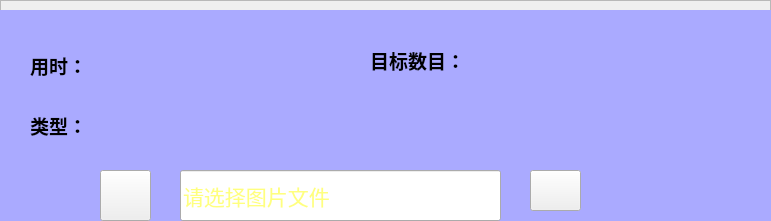
    <widget class="QFrame" name="frame_3">
     <property name="geometry">
      <rect>
       <x>10</x>
       <y>480</y>
       <width>771</width>
       <height>221</height>
      </rect>
     </property>
     <property name="frameShape">
      <enum>QFrame::StyledPanel</enum>
     </property>
     <property name="frameShadow">
      <enum>QFrame::Raised</enum>
     </property>
     <widget class="QGroupBox" name="groupBox_3">
      <property name="geometry">
       <rect>
        <x>0</x>
        <y>10</y>
        <width>771</width>
        <height>221</height>
       </rect>
      </property>
      <property name="font">
       <font>
        <family>华文楷体</family>
        <pointsize>16</pointsize>
       </font>
      </property>
      <property name="title">
       <string>检测结果与位置信息</string>
      </property>
      <widget class="QTableWidget" name="tableWidget">
       <property name="geometry">
        <rect>
         <x>10</x>
         <y>30</y>
         <width>751</width>
         <height>181</height>
        </rect>
       </property>
       <property name="font">
        <font>
         <family>华文楷体</family>
         <pointsize>14</pointsize>
        </font>
       </property>
       <column>
        <property name="text">
         <string>序号</string>
        </property>
       </column>
       <column>
        <property name="text">
         <string>文件路径</string>
        </property>
       </column>
       <column>
        <property name="text">
         <string>类别</string>
        </property>
       </column>
       <column>
        <property name="text">
         <string>置信度</string>
        </property>
       </column>
       <column>
        <property name="text">
         <string>坐标位置</string>
        </property>
       </column>
      </widget>
      <widget class="QGroupBox" name="groupBox_4">
       <property name="geometry">
        <rect>
         <x>200</x>
         <y>100</y>
         <width>431</width>
         <height>81</height>
        </rect>
       </property>
       <property name="font">
        <font>
         <family>华文楷体</family>
         <pointsize>16</pointsize>
        </font>
       </property>
       <property name="title">
        <string>操作</string>
       </property>
       <widget class="QPushButton" name="SaveBtn">
        <property name="geometry">
         <rect>
          <x>30</x>
          <y>20</y>
          <width>151</width>
          <height>51</height>
         </rect>
        </property>
        <property name="text">
         <string>保存</string>
        </property>
        <property name="icon">
         <iconset resource="ui_sources.qrc">
          <normaloff>:/icons/ui_imgs/icons/保存.png</normaloff>:/icons/ui_imgs/icons/保存.png</iconset>
        </property>
        <property name="iconSize">
         <size>
          <width>30</width>
          <height>30</height>
         </size>
        </property>
       </widget>
       <widget class="QPushButton" name="ExitBtn">
        <property name="geometry">
         <rect>
          <x>250</x>
          <y>20</y>
          <width>151</width>
          <height>51</height>
         </rect>
        </property>
        <property name="text">
         <string>退出</string>
        </property>
        <property name="icon">
         <iconset resource="ui_sources.qrc">
          <normaloff>:/icons/ui_imgs/icons/退出.png</normaloff>:/icons/ui_imgs/icons/退出.png</iconset>
        </property>
        <property name="iconSize">
         <size>
          <width>30</width>
          <height>30</height>
         </size>
        </property>
       </widget>
      </widget>
      <widget class="QLabel" name="label_31">
       <property name="geometry">
        <rect>
         <x>0</x>
         <y>-10</y>
         <width>771</width>
         <height>221</height>
        </rect>
       </property>
       <property name="styleSheet">
        <string notr="true">background-color: rgb(170, 170, 255);</string>
       </property>
       <property name="text">
        <string/>
       </property>
      </widget>
      <widget class="QWidget" name="layoutWidget_2">
       <property name="geometry">
        <rect>
         <x>30</x>
         <y>30</y>
         <width>261</width>
         <height>51</height>
        </rect>
       </property>
       <layout class="QHBoxLayout" name="horizontalLayout_7">
        <item>
         <widget class="QLabel" name="label_10">
          <property name="styleSheet">
           <string notr="true">background-color: rgb(170, 170, 255);</string>
          </property>
          <property name="text">
           <string>&lt;html&gt;&lt;head/&gt;&lt;body&gt;&lt;p&gt;&lt;span style=&quot; font-size:14pt; font-weight:600;&quot;&gt;用时：&lt;/span&gt;&lt;/p&gt;&lt;/body&gt;&lt;/html&gt;</string>
          </property>
         </widget>
        </item>
        <item>
         <widget class="QLabel" name="time_lb">
          <property name="palette">
           <palette>
            <active>
             <colorrole role="WindowText">
              <brush brushstyle="SolidPattern">
               <color alpha="255">
                <red>255</red>
                <green>0</green>
                <blue>0</blue>
               </color>
              </brush>
             </colorrole>
             <colorrole role="Button">
              <brush brushstyle="SolidPattern">
               <color alpha="255">
                <red>170</red>
                <green>170</green>
                <blue>255</blue>
               </color>
              </brush>
             </colorrole>
             <colorrole role="Text">
              <brush brushstyle="SolidPattern">
               <color alpha="255">
                <red>0</red>
                <green>0</green>
                <blue>0</blue>
               </color>
              </brush>
             </colorrole>
             <colorrole role="Base">
              <brush brushstyle="SolidPattern">
               <color alpha="255">
                <red>170</red>
                <green>170</green>
                <blue>255</blue>
               </color>
              </brush>
             </colorrole>
             <colorrole role="Window">
              <brush brushstyle="SolidPattern">
               <color alpha="255">
                <red>170</red>
                <green>170</green>
                <blue>255</blue>
               </color>
              </brush>
             </colorrole>
             <colorrole role="PlaceholderText">
              <brush brushstyle="SolidPattern">
               <color alpha="128">
                <red>255</red>
                <green>0</green>
                <blue>0</blue>
               </color>
              </brush>
             </colorrole>
            </active>
            <inactive>
             <colorrole role="WindowText">
              <brush brushstyle="SolidPattern">
               <color alpha="255">
                <red>255</red>
                <green>0</green>
                <blue>0</blue>
               </color>
              </brush>
             </colorrole>
             <colorrole role="Button">
              <brush brushstyle="SolidPattern">
               <color alpha="255">
                <red>170</red>
                <green>170</green>
                <blue>255</blue>
               </color>
              </brush>
             </colorrole>
             <colorrole role="Text">
              <brush brushstyle="SolidPattern">
               <color alpha="255">
                <red>0</red>
                <green>0</green>
                <blue>0</blue>
               </color>
              </brush>
             </colorrole>
             <colorrole role="Base">
              <brush brushstyle="SolidPattern">
               <color alpha="255">
                <red>170</red>
                <green>170</green>
                <blue>255</blue>
               </color>
              </brush>
             </colorrole>
             <colorrole role="Window">
              <brush brushstyle="SolidPattern">
               <color alpha="255">
                <red>170</red>
                <green>170</green>
                <blue>255</blue>
               </color>
              </brush>
             </colorrole>
             <colorrole role="PlaceholderText">
              <brush brushstyle="SolidPattern">
               <color alpha="128">
                <red>255</red>
                <green>0</green>
                <blue>0</blue>
               </color>
              </brush>
             </colorrole>
            </inactive>
            <disabled>
             <colorrole role="WindowText">
              <brush brushstyle="SolidPattern">
               <color alpha="255">
                <red>120</red>
                <green>120</green>
                <blue>120</blue>
               </color>
              </brush>
             </colorrole>
             <colorrole role="Button">
              <brush brushstyle="SolidPattern">
               <color alpha="255">
                <red>170</red>
                <green>170</green>
                <blue>255</blue>
               </color>
              </brush>
             </colorrole>
             <colorrole role="Text">
              <brush brushstyle="SolidPattern">
               <color alpha="255">
                <red>120</red>
                <green>120</green>
                <blue>120</blue>
               </color>
              </brush>
             </colorrole>
             <colorrole role="Base">
              <brush brushstyle="SolidPattern">
               <color alpha="255">
                <red>170</red>
                <green>170</green>
                <blue>255</blue>
               </color>
              </brush>
             </colorrole>
             <colorrole role="Window">
              <brush brushstyle="SolidPattern">
               <color alpha="255">
                <red>170</red>
                <green>170</green>
                <blue>255</blue>
               </color>
              </brush>
             </colorrole>
             <colorrole role="PlaceholderText">
              <brush brushstyle="SolidPattern">
               <color alpha="128">
                <red>0</red>
                <green>0</green>
                <blue>0</blue>
               </color>
              </brush>
             </colorrole>
            </disabled>
           </palette>
          </property>
          <property name="font">
           <font>
            <family>Arial</family>
            <pointsize>16</pointsize>
            <weight>75</weight>
            <bold>true</bold>
           </font>
          </property>
          <property name="styleSheet">
           <string notr="true">background-color: rgb(170, 170, 255);</string>
          </property>
          <property name="text">
           <string/>
          </property>
         </widget>
        </item>
       </layout>
       <zorder>time_lb</zorder>
       <zorder>label_10</zorder>
      </widget>
      <widget class="QWidget" name="layoutWidget">
       <property name="geometry">
        <rect>
         <x>370</x>
         <y>30</y>
         <width>311</width>
         <height>41</height>
        </rect>
       </property>
       <layout class="QHBoxLayout" name="horizontalLayout_5">
        <item>
         <widget class="QLabel" name="label">
          <property name="styleSheet">
           <string notr="true">background-color: rgb(170, 170, 255);</string>
          </property>
          <property name="text">
           <string>&lt;html&gt;&lt;head/&gt;&lt;body&gt;&lt;p&gt;&lt;span style=&quot; font-size:14pt; font-weight:600;&quot;&gt;目标数目：&lt;/span&gt;&lt;/p&gt;&lt;/body&gt;&lt;/html&gt;</string>
          </property>
         </widget>
        </item>
        <item>
         <widget class="QLabel" name="label_nums">
          <property name="palette">
           <palette>
            <active>
             <colorrole role="WindowText">
              <brush brushstyle="SolidPattern">
               <color alpha="255">
                <red>255</red>
                <green>0</green>
                <blue>0</blue>
               </color>
              </brush>
             </colorrole>
             <colorrole role="Button">
              <brush brushstyle="SolidPattern">
               <color alpha="255">
                <red>170</red>
                <green>170</green>
                <blue>255</blue>
               </color>
              </brush>
             </colorrole>
             <colorrole role="Text">
              <brush brushstyle="SolidPattern">
               <color alpha="255">
                <red>0</red>
                <green>0</green>
                <blue>0</blue>
               </color>
              </brush>
             </colorrole>
             <colorrole role="Base">
              <brush brushstyle="SolidPattern">
               <color alpha="255">
                <red>170</red>
                <green>170</green>
                <blue>255</blue>
               </color>
              </brush>
             </colorrole>
             <colorrole role="Window">
              <brush brushstyle="SolidPattern">
               <color alpha="255">
                <red>170</red>
                <green>170</green>
                <blue>255</blue>
               </color>
              </brush>
             </colorrole>
             <colorrole role="PlaceholderText">
              <brush brushstyle="SolidPattern">
               <color alpha="128">
                <red>255</red>
                <green>0</green>
                <blue>0</blue>
               </color>
              </brush>
             </colorrole>
            </active>
            <inactive>
             <colorrole role="WindowText">
              <brush brushstyle="SolidPattern">
               <color alpha="255">
                <red>255</red>
                <green>0</green>
                <blue>0</blue>
               </color>
              </brush>
             </colorrole>
             <colorrole role="Button">
              <brush brushstyle="SolidPattern">
               <color alpha="255">
                <red>170</red>
                <green>170</green>
                <blue>255</blue>
               </color>
              </brush>
             </colorrole>
             <colorrole role="Text">
              <brush brushstyle="SolidPattern">
               <color alpha="255">
                <red>0</red>
                <green>0</green>
                <blue>0</blue>
               </color>
              </brush>
             </colorrole>
             <colorrole role="Base">
              <brush brushstyle="SolidPattern">
               <color alpha="255">
                <red>170</red>
                <green>170</green>
                <blue>255</blue>
               </color>
              </brush>
             </colorrole>
             <colorrole role="Window">
              <brush brushstyle="SolidPattern">
               <color alpha="255">
                <red>170</red>
                <green>170</green>
                <blue>255</blue>
               </color>
              </brush>
             </colorrole>
             <colorrole role="PlaceholderText">
              <brush brushstyle="SolidPattern">
               <color alpha="128">
                <red>255</red>
                <green>0</green>
                <blue>0</blue>
               </color>
              </brush>
             </colorrole>
            </inactive>
            <disabled>
             <colorrole role="WindowText">
              <brush brushstyle="SolidPattern">
               <color alpha="255">
                <red>120</red>
                <green>120</green>
                <blue>120</blue>
               </color>
              </brush>
             </colorrole>
             <colorrole role="Button">
              <brush brushstyle="SolidPattern">
               <color alpha="255">
                <red>170</red>
                <green>170</green>
                <blue>255</blue>
               </color>
              </brush>
             </colorrole>
             <colorrole role="Text">
              <brush brushstyle="SolidPattern">
               <color alpha="255">
                <red>120</red>
                <green>120</green>
                <blue>120</blue>
               </color>
              </brush>
             </colorrole>
             <colorrole role="Base">
              <brush brushstyle="SolidPattern">
               <color alpha="255">
                <red>170</red>
                <green>170</green>
                <blue>255</blue>
               </color>
              </brush>
             </colorrole>
             <colorrole role="Window">
              <brush brushstyle="SolidPattern">
               <color alpha="255">
                <red>170</red>
                <green>170</green>
                <blue>255</blue>
               </color>
              </brush>
             </colorrole>
             <colorrole role="PlaceholderText">
              <brush brushstyle="SolidPattern">
               <color alpha="128">
                <red>0</red>
                <green>0</green>
                <blue>0</blue>
               </color>
              </brush>
             </colorrole>
            </disabled>
           </palette>
          </property>
          <property name="font">
           <font>
            <family>Arial</family>
            <pointsize>16</pointsize>
            <weight>75</weight>
            <bold>true</bold>
           </font>
          </property>
          <property name="styleSheet">
           <string notr="true">background-color: rgb(170, 170, 255);</string>
          </property>
          <property name="text">
           <string/>
          </property>
         </widget>
        </item>
       </layout>
       <zorder>label_nums</zorder>
       <zorder>label</zorder>
      </widget>
      <widget class="QWidget" name="layoutWidget_3">
       <property name="geometry">
        <rect>
         <x>30</x>
         <y>90</y>
         <width>261</width>
         <height>51</height>
        </rect>
       </property>
       <layout class="QHBoxLayout" name="horizontalLayout_9">
        <item>
         <widget class="QLabel" name="label_13">
          <property name="maximumSize">
           <size>
            <width>60</width>
            <height>16777215</height>
           </size>
          </property>
          <property name="styleSheet">
           <string notr="true">background-color: rgb(170, 170, 255);</string>
          </property>
          <property name="text">
           <string>&lt;html&gt;&lt;head/&gt;&lt;body&gt;&lt;p&gt;&lt;span style=&quot; font-size:14pt; font-weight:600;&quot;&gt;类型：&lt;/span&gt;&lt;/p&gt;&lt;/body&gt;&lt;/html&gt;</string>
          </property>
         </widget>
        </item>
        <item>
         <widget class="QLabel" name="type_lb">
          <property name="palette">
           <palette>
            <active>
             <colorrole role="WindowText">
              <brush brushstyle="SolidPattern">
               <color alpha="255">
                <red>255</red>
                <green>0</green>
                <blue>0</blue>
               </color>
              </brush>
             </colorrole>
             <colorrole role="Button">
              <brush brushstyle="SolidPattern">
               <color alpha="255">
                <red>170</red>
                <green>170</green>
                <blue>255</blue>
               </color>
              </brush>
             </colorrole>
             <colorrole role="Base">
              <brush brushstyle="SolidPattern">
               <color alpha="255">
                <red>170</red>
                <green>170</green>
                <blue>255</blue>
               </color>
              </brush>
             </colorrole>
             <colorrole role="Window">
              <brush brushstyle="SolidPattern">
               <color alpha="255">
                <red>170</red>
                <green>170</green>
                <blue>255</blue>
               </color>
              </brush>
             </colorrole>
            </active>
            <inactive>
             <colorrole role="WindowText">
              <brush brushstyle="SolidPattern">
               <color alpha="255">
                <red>255</red>
                <green>0</green>
                <blue>0</blue>
               </color>
              </brush>
             </colorrole>
             <colorrole role="Button">
              <brush brushstyle="SolidPattern">
               <color alpha="255">
                <red>170</red>
                <green>170</green>
                <blue>255</blue>
               </color>
              </brush>
             </colorrole>
             <colorrole role="Base">
              <brush brushstyle="SolidPattern">
               <color alpha="255">
                <red>170</red>
                <green>170</green>
                <blue>255</blue>
               </color>
              </brush>
             </colorrole>
             <colorrole role="Window">
              <brush brushstyle="SolidPattern">
               <color alpha="255">
                <red>170</red>
                <green>170</green>
                <blue>255</blue>
               </color>
              </brush>
             </colorrole>
            </inactive>
            <disabled>
             <colorrole role="WindowText">
              <brush brushstyle="SolidPattern">
               <color alpha="255">
                <red>120</red>
                <green>120</green>
                <blue>120</blue>
               </color>
              </brush>
             </colorrole>
             <colorrole role="Button">
              <brush brushstyle="SolidPattern">
               <color alpha="255">
                <red>170</red>
                <green>170</green>
                <blue>255</blue>
               </color>
              </brush>
             </colorrole>
             <colorrole role="Base">
              <brush brushstyle="SolidPattern">
               <color alpha="255">
                <red>170</red>
                <green>170</green>
                <blue>255</blue>
               </color>
              </brush>
             </colorrole>
             <colorrole role="Window">
              <brush brushstyle="SolidPattern">
               <color alpha="255">
                <red>170</red>
                <green>170</green>
                <blue>255</blue>
               </color>
              </brush>
             </colorrole>
            </disabled>
           </palette>
          </property>
          <property name="font">
           <font>
            <family>Arial</family>
            <pointsize>16</pointsize>
            <weight>75</weight>
            <bold>true</bold>
           </font>
          </property>
          <property name="styleSheet">
           <string notr="true">background-color: rgb(170, 170, 255);</string>
          </property>
          <property name="text">
           <string/>
          </property>
         </widget>
        </item>
       </layout>
       <zorder>type_lb</zorder>
       <zorder>label_13</zorder>
      </widget>
      <widget class="QPushButton" name="PicBtn">
       <property name="geometry">
        <rect>
         <x>100</x>
         <y>160</y>
         <width>51</width>
         <height>51</height>
        </rect>
       </property>
       <property name="styleSheet">
        <string notr="true">border-image: url(:/icons/ui_imgs/icons/img.png);</string>
       </property>
       <property name="text">
        <string/>
       </property>
      </widget>
      <widget class="QLineEdit" name="PiclineEdit">
       <property name="geometry">
        <rect>
         <x>180</x>
         <y>160</y>
         <width>321</width>
         <height>51</height>
        </rect>
       </property>
       <property name="styleSheet">
        <string notr="true">color: rgb(255, 255, 0);</string>
       </property>
       <property name="inputMask">
        <string/>
       </property>
       <property name="placeholderText">
        <string>请选择图片文件</string>
       </property>
      </widget>
      <widget class="QPushButton" name="FilesBtn">
       <property name="geometry">
        <rect>
         <x>530</x>
         <y>160</y>
         <width>51</width>
         <height>41</height>
        </rect>
       </property>
       <property name="styleSheet">
        <string notr="true">border-image: url(:/icons/ui_imgs/icons/folder.png);</string>
       </property>
       <property name="text">
        <string/>
       </property>
      </widget>
      <zorder>groupBox_4</zorder>
      <zorder>tableWidget</zorder>
      <zorder>label_31</zorder>
      <zorder>layoutWidget_2</zorder>
      <zorder>layoutWidget</zorder>
      <zorder>layoutWidget_3</zorder>
      <zorder>PicBtn</zorder>
      <zorder>PiclineEdit</zorder>
      <zorder>FilesBtn</zorder>
     </widget>
    </widget>
